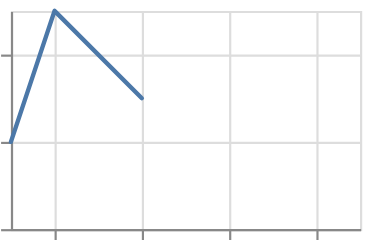

Write a Vega-Lite specification for this figure.
### Vega-Lite specification from a JSON file in a GitHub repository (floating-point values rounded to 4 significant figures)
{"$schema": "https://vega.github.io/schema/vega-lite/v6.json", "description": "break-paths-show-domains is the default of a path mark, written out (break-paths-filter-domains and filter are the other two)", "padding": 5, "autosize": "none", "data": {"values": [{"c": "A", "x": 1, "y": 2, "s": 3, "t": "2024-01-01"}, {"c": "B", "x": 2, "y": 5, "s": 5, "t": "2024-02-01"}, {"c": "C", "x": 9, "y": null, "s": 2, "t": "2024-03-01"}, {"c": "D", "x": 4, "y": 3, "s": 7, "t": "2024-04-01"}]}, "width": 160, "height": 100, "mark": "trail", "encoding": {"x": {"field": "x", "type": "quantitative"}, "y": {"field": "y", "type": "quantitative"}}, "config": {"mark": {"invalid": "break-paths-show-domains"}}}
